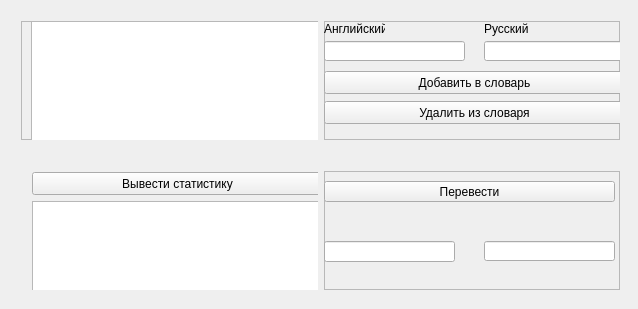
<?xml version="1.0" encoding="UTF-8"?>
<ui version="4.0">
 <class>Widget</class>
 <widget class="QWidget" name="Widget">
  <property name="geometry">
   <rect>
    <x>0</x>
    <y>0</y>
    <width>638</width>
    <height>309</height>
   </rect>
  </property>
  <property name="windowTitle">
   <string>Widget</string>
  </property>
  <widget class="QWidget" name="horizontalLayoutWidget_2">
   <property name="geometry">
    <rect>
     <x>10</x>
     <y>10</y>
     <width>621</width>
     <height>141</height>
    </rect>
   </property>
   <layout class="QHBoxLayout" name="horizontalLayout_2">
    <item>
     <widget class="QFrame" name="frame_3">
      <property name="frameShape">
       <enum>QFrame::StyledPanel</enum>
      </property>
      <property name="frameShadow">
       <enum>QFrame::Raised</enum>
      </property>
      <widget class="QListWidget" name="listWidget_1">
       <property name="geometry">
        <rect>
         <x>10</x>
         <y>0</y>
         <width>291</width>
         <height>131</height>
        </rect>
       </property>
      </widget>
     </widget>
    </item>
    <item>
     <widget class="QFrame" name="frame_2">
      <property name="frameShape">
       <enum>QFrame::StyledPanel</enum>
      </property>
      <property name="frameShadow">
       <enum>QFrame::Raised</enum>
      </property>
      <widget class="QPushButton" name="pushButton_2">
       <property name="geometry">
        <rect>
         <x>0</x>
         <y>80</y>
         <width>301</width>
         <height>23</height>
        </rect>
       </property>
       <property name="text">
        <string>Удалить из словаря</string>
       </property>
      </widget>
      <widget class="QPushButton" name="pushButton_1">
       <property name="enabled">
        <bool>true</bool>
       </property>
       <property name="geometry">
        <rect>
         <x>0</x>
         <y>50</y>
         <width>301</width>
         <height>23</height>
        </rect>
       </property>
       <property name="text">
        <string>Добавить в словарь</string>
       </property>
      </widget>
      <widget class="QLineEdit" name="lineEdit_1">
       <property name="geometry">
        <rect>
         <x>0</x>
         <y>20</y>
         <width>141</width>
         <height>20</height>
        </rect>
       </property>
      </widget>
      <widget class="QLineEdit" name="lineEdit_2">
       <property name="geometry">
        <rect>
         <x>160</x>
         <y>20</y>
         <width>141</width>
         <height>20</height>
        </rect>
       </property>
      </widget>
      <widget class="QLabel" name="label">
       <property name="geometry">
        <rect>
         <x>160</x>
         <y>0</y>
         <width>61</width>
         <height>16</height>
        </rect>
       </property>
       <property name="text">
        <string>Русский</string>
       </property>
      </widget>
      <widget class="QLabel" name="label_2">
       <property name="geometry">
        <rect>
         <x>0</x>
         <y>0</y>
         <width>61</width>
         <height>16</height>
        </rect>
       </property>
       <property name="text">
        <string>Английский</string>
       </property>
      </widget>
     </widget>
    </item>
   </layout>
  </widget>
  <widget class="QWidget" name="horizontalLayoutWidget">
   <property name="geometry">
    <rect>
     <x>10</x>
     <y>160</y>
     <width>621</width>
     <height>141</height>
    </rect>
   </property>
   <layout class="QHBoxLayout" name="horizontalLayout">
    <item>
     <widget class="QFrame" name="verticalFrame">
      <widget class="QPushButton" name="pushButton_3">
       <property name="geometry">
        <rect>
         <x>11</x>
         <y>1</y>
         <width>291</width>
         <height>23</height>
        </rect>
       </property>
       <property name="text">
        <string>Вывести статистику</string>
       </property>
      </widget>
      <widget class="QListWidget" name="listWidget_2">
       <property name="geometry">
        <rect>
         <x>11</x>
         <y>30</y>
         <width>291</width>
         <height>91</height>
        </rect>
       </property>
      </widget>
     </widget>
    </item>
    <item>
     <widget class="QFrame" name="frame">
      <property name="frameShape">
       <enum>QFrame::StyledPanel</enum>
      </property>
      <property name="frameShadow">
       <enum>QFrame::Raised</enum>
      </property>
      <widget class="QLineEdit" name="lineEdit_3">
       <property name="geometry">
        <rect>
         <x>0</x>
         <y>70</y>
         <width>131</width>
         <height>21</height>
        </rect>
       </property>
      </widget>
      <widget class="QLineEdit" name="lineEdit_4">
       <property name="geometry">
        <rect>
         <x>160</x>
         <y>70</y>
         <width>131</width>
         <height>20</height>
        </rect>
       </property>
      </widget>
      <widget class="QPushButton" name="pushButton_4">
       <property name="geometry">
        <rect>
         <x>0</x>
         <y>10</y>
         <width>291</width>
         <height>21</height>
        </rect>
       </property>
       <property name="text">
        <string>Перевести</string>
       </property>
      </widget>
     </widget>
    </item>
   </layout>
  </widget>
 </widget>
 <layoutdefault spacing="6" margin="11"/>
 <resources/>
 <connections/>
</ui>
